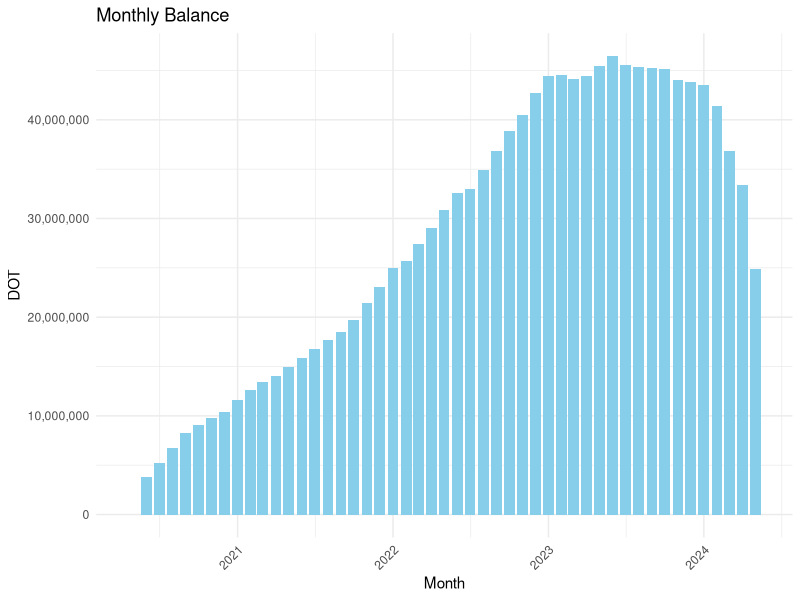
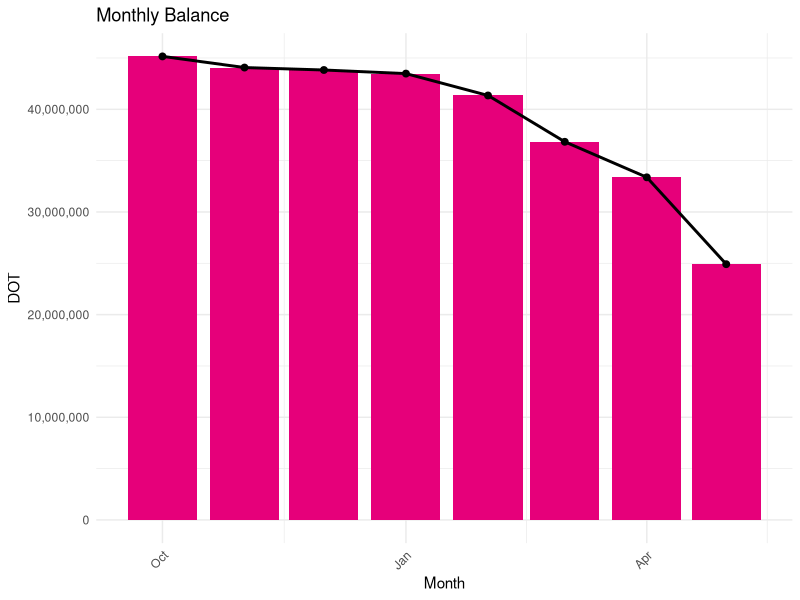

Source code (R) for these figures, in order:
# Load the ggplot2 package
library(ggplot2)
library(scales)

treasury_balance <- read.csv("treasury_balance.csv")
# Assuming your data frame is named df
# Example data frame
# df <- data.frame(
#   month = c("2023-01", "2023-02", "2023-03", "2023-04"),
#   currency = c(1000, 1500, 1200, 1300)
# )
treasury_balance$month <- as.Date(paste0(treasury_balance$month, "-01"), format = "%Y-%m-%d")

# Create the bar chart
ggplot(treasury_balance, aes(x = month, y = currency)) +
  geom_bar(stat = "identity", fill = "skyblue") +
  theme_minimal() +
  labs(title = "Monthly Balance",
       x = "Month",
       y = "DOT") +
  scale_y_continuous(labels = comma) +  # Format y-axis labels with commas
  theme(axis.text.x = element_text(angle = 45, hjust = 1))

ggplot(subset(treasury_balance, month >= "2023-10-01"), aes(x = month, y = currency)) +
  geom_bar(stat = "identity", fill = "#E6007A") +
  geom_line(aes(group = 1), color = "black", size = 1) +  # Add line to connect bars
  geom_point(color = "black", size = 2) +  # Optional: Add points to highlight data values
  theme_minimal() +
  labs(title = "Monthly Balance",
       x = "Month",
       y = "DOT") +
  scale_y_continuous(labels = comma) +  # Format y-axis labels with commas
  theme(axis.text.x = element_text(angle = 45, hjust = 1))